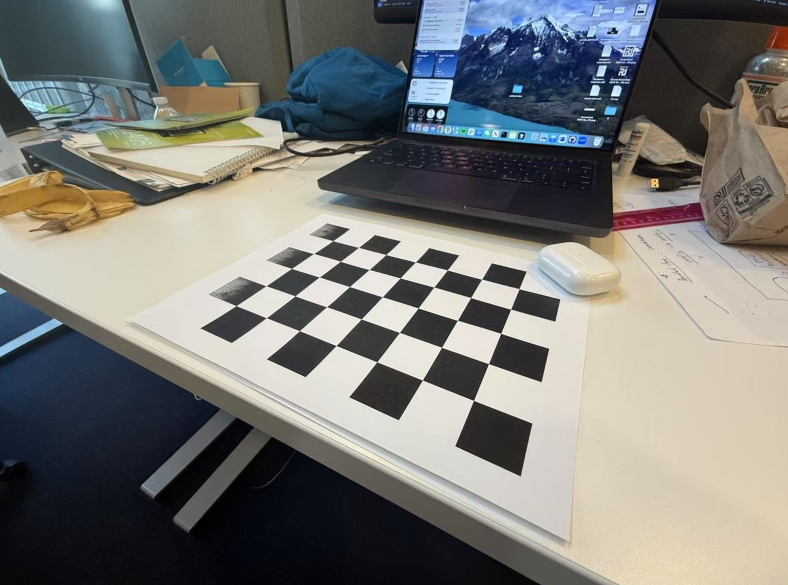
#> input picture calibration_results/undistorted/undistorted_2.jpg, 1575 x 1170 px (shown at 1/2 size); its folder holds 4 pictures in this run
$ python camera_calibration.py --dir calibration_results/undistorted --rows 5 --cols 5 --square_size 1.0
#> lines starting #> are read from the running program, lines starting #| are printed output that depends on the picture
"""
camera_calibration.py - Camera Calibration Using OpenCV

This script performs camera calibration using multiple images of a checkerboard pattern.
It detects the checkerboard corners in each image, calculates the camera parameters,
and saves the calibration results to a YAML file.

Usage:
    python camera_calibration.py --dir <images_directory> --rows <rows> --cols <cols> --square_size <square_size>

Arguments:
    --dir: Path to the directory containing the calibration images
    --rows: Number of internal corners in the checkerboard pattern (rows)
    --cols: Number of internal corners in the checkerboard pattern (columns)
    --square_size: Physical size of each checkerboard square in meters

Example:
    python camera_calibration.py --dir ./calibration_images/ --rows 9 --cols 6 --square_size 0.023
"""

import numpy as np
import cv2
import glob
import argparse
import os
import yaml
import matplotlib.pyplot as plt
from tqdm import tqdm

def parse_args():
    """Parse command line arguments."""
    parser = argparse.ArgumentParser(description='Camera calibration using checkerboard pattern')
    parser.add_argument('--dir', type=str, required=True, help='Directory containing calibration images')
    parser.add_argument('--rows', type=int, required=True, help='Number of internal corners in rows')
    parser.add_argument('--cols', type=int, required=True, help='Number of internal corners in columns')
    parser.add_argument('--square_size', type=float, required=True, help='Size of each checkerboard square in meters')
    parser.add_argument('--output', type=str, default='camera_calibration.yaml', help='Output file for calibration parameters')
    parser.add_argument('--visualize', action='store_true', help='Visualize corner detection and undistortion')
    return parser.parse_args()

def calibrate_camera(images_dir, rows, cols, square_size, output_file, visualize=False):
    """
    Calibrate the camera using a set of checkerboard images.

    Args:
        images_dir (str): Directory containing the calibration images
        rows (int): Number of internal corners in rows
        cols (int): Number of internal corners in columns
        square_size (float): Size of each checkerboard square in meters
        output_file (str): Path to save the calibration results
        visualize (bool): Whether to visualize the results

    Returns:
        tuple: Camera matrix, distortion coefficients, rotation vectors, translation vectors, and reprojection error
    """
#> called with images_dir = 'calibration_results/undistorted', rows = 5, cols = 5, square_size = 1, output_file = 'camera_calibration.yaml', visualize = False
    # Prepare object points (0,0,0), (1,0,0), (2,0,0) ...., (cols-1,rows-1,0)
    objp = np.zeros((rows * cols, 3), np.float32)
    objp[:, :2] = np.mgrid[0:cols, 0:rows].T.reshape(-1, 2) * square_size

    # Arrays to store object points and image points
    objpoints = []  # 3D points in real world space
    imgpoints = []  # 2D points in image plane

    # Get all image paths
    images = glob.glob(os.path.join(images_dir, '*.jpg')) + \
             glob.glob(os.path.join(images_dir, '*.png')) + \
             glob.glob(os.path.join(images_dir, '*.jpeg'))

    if not images:
        raise ValueError(f"No images found in {images_dir}")

    print(f"Found {len(images)} images. Processing...")

    # Create a directory for storing calibration results
    output_dir = 'calibration_results'
    os.makedirs(output_dir, exist_ok=True)

    # Create a directory for undistorted images
    undistorted_dir = os.path.join(output_dir, 'undistorted')
    os.makedirs(undistorted_dir, exist_ok=True)

    # Process each image
    successful_images = 0

    for img_path in tqdm(images):
        # Read the image
        img = cv2.imread(img_path)
#> img is the input picture: shape (1170, 1575, 3); mean B, G, R 117.3, 120.6, 120.4
        if img is None:
            print(f"Failed to read image: {img_path}")
            continue

        # Convert to grayscale
        gray = cv2.cvtColor(img, cv2.COLOR_BGR2GRAY)
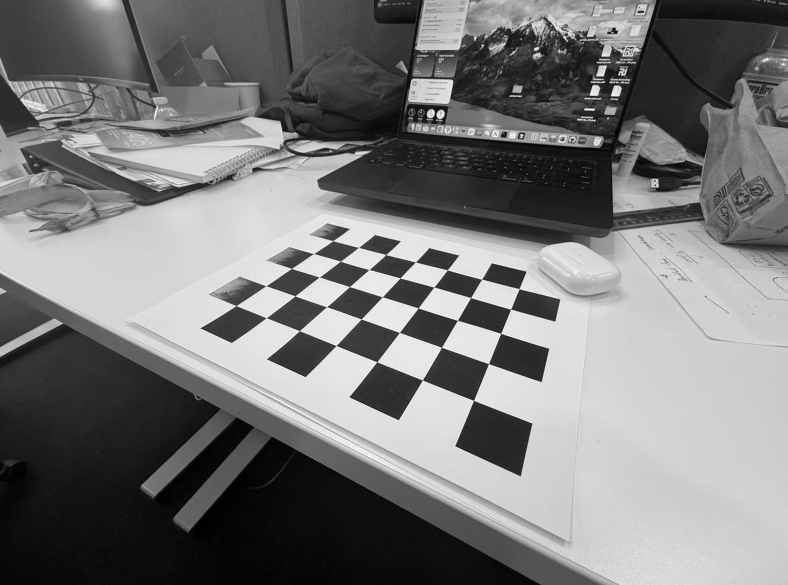
#> gray: shape (1170, 1575) (shown at 1/2 size); min 0, max 255, mean 120.2

        # Find the chessboard corners
        ret, corners = cv2.findChessboardCorners(gray, (cols, rows), None)
#> ret = False; corners = None

        # If corners are found, add object points and image points
        if ret:
            objpoints.append(objp)

            # Refine corner locations
            criteria = (cv2.TERM_CRITERIA_EPS + cv2.TERM_CRITERIA_MAX_ITER, 30, 0.001)
            corners2 = cv2.cornerSubPix(gray, corners, (11, 11), (-1, -1), criteria)
            imgpoints.append(corners2)

            successful_images += 1

            # Draw and display the corners if visualize is True
            if visualize:
                img_corners = img.copy()
                cv2.drawChessboardCorners(img_corners, (cols, rows), corners2, ret)
                cv2.imshow('Chessboard Corners', img_corners)
                cv2.waitKey(500)  # Display for 500ms
        else:
            print(f"Could not find chessboard corners in {img_path}")
#> pass 2 of the loop in calibrate_camera, `for img_path in tqdm(images):`:
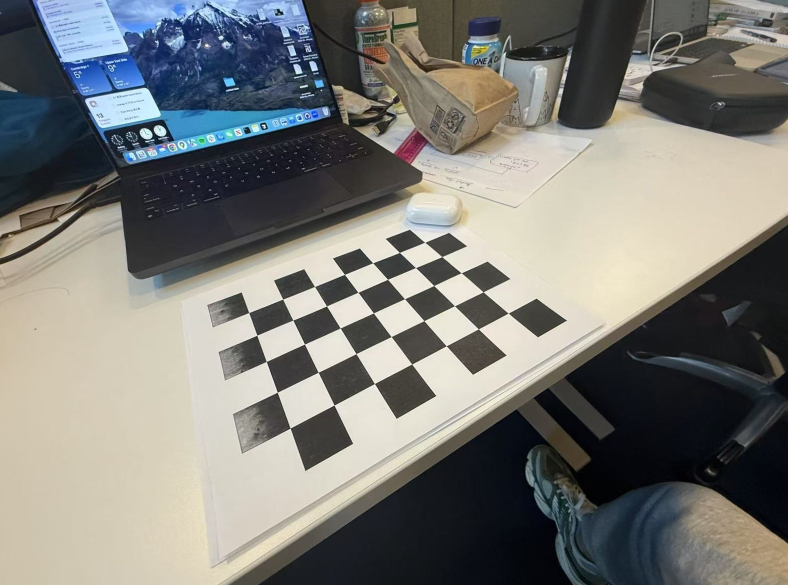
#> input picture calibration_results/undistorted/undistorted_4.jpg, 1575 x 1170 px (shown at 1/2 size)
#> in calibrate_camera, img is the input picture: shape (1170, 1575, 3); mean B, G, R 118.8, 123.1, 123.1
#> in calibrate_camera, `gray = cv2.cvtColor(img, cv2.COLOR_BGR2GRAY)`:
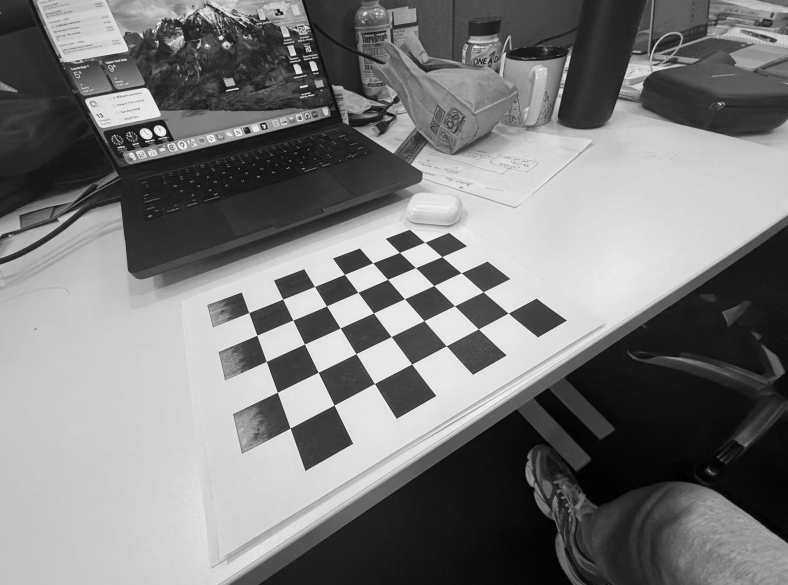
#> gray: shape (1170, 1575) (shown at 1/2 size); min 0, max 255, mean 122.6
#> ret = True; corners = 25 rows, first 8: [580.6, 856.6], [555.1, 784.8], [532.9, 723.5], [514.3, 670.6], [498, 625.5], [668.5, 810.4], [636.8, 745], [609.5, 688.6]
#> corners2 = 25 rows, first 8: [580.6, 856.6], [555.1, 784.8], [533, 723.3], [514.3, 670.8], [498, 625.6], [668.6, 810.5], [636.7, 745], [609.5, 688.6]
#> pass 3 of the loop in calibrate_camera, `for img_path in tqdm(images):`:
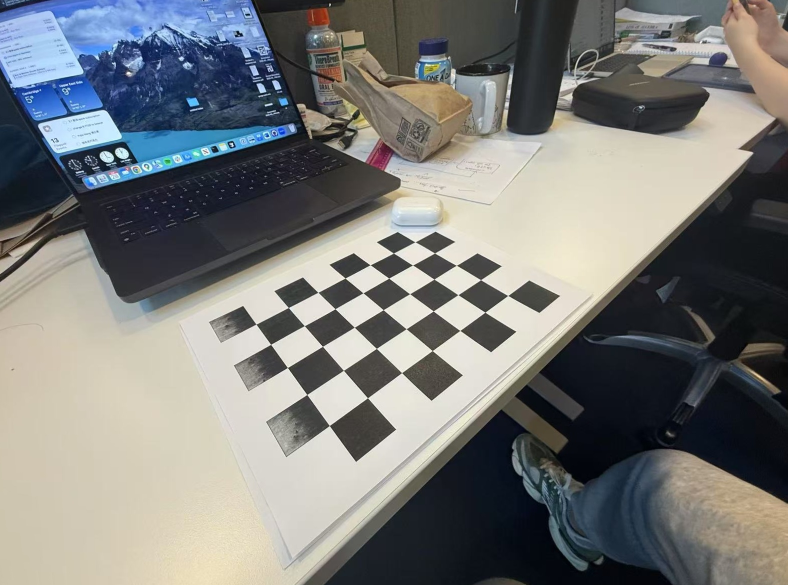
#> input picture calibration_results/undistorted/undistorted_5.jpg, 1575 x 1170 px (shown at 1/2 size)
#> in calibrate_camera, img is the input picture: shape (1170, 1575, 3); mean B, G, R 121.4, 123, 121.8
#> in calibrate_camera, `gray = cv2.cvtColor(img, cv2.COLOR_BGR2GRAY)`:
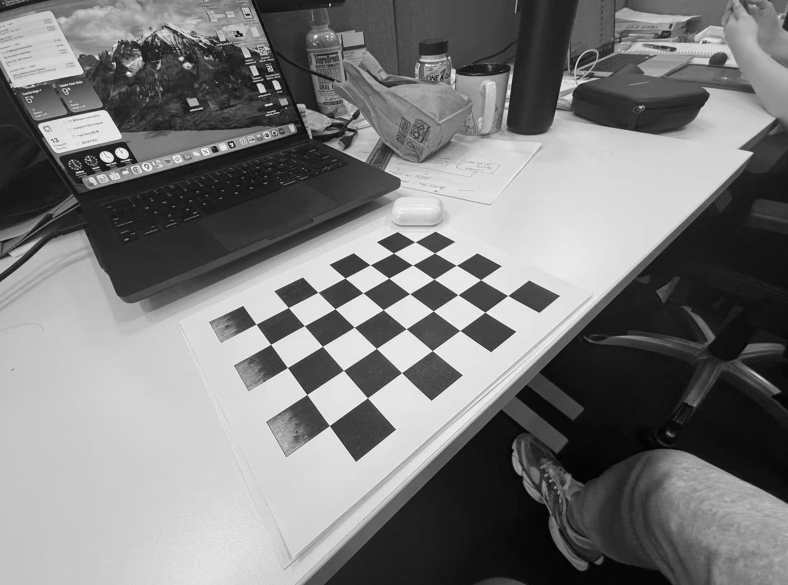
#> gray: shape (1170, 1575) (shown at 1/2 size); min 0, max 255, mean 122.5
#> ret = False; corners = None
#> the loop made 4 passes; the first 3 are shown

    if visualize:
        cv2.destroyAllWindows()

    if successful_images < 3:
#> (the run stopped early here; a loop or call above may not have finished)
